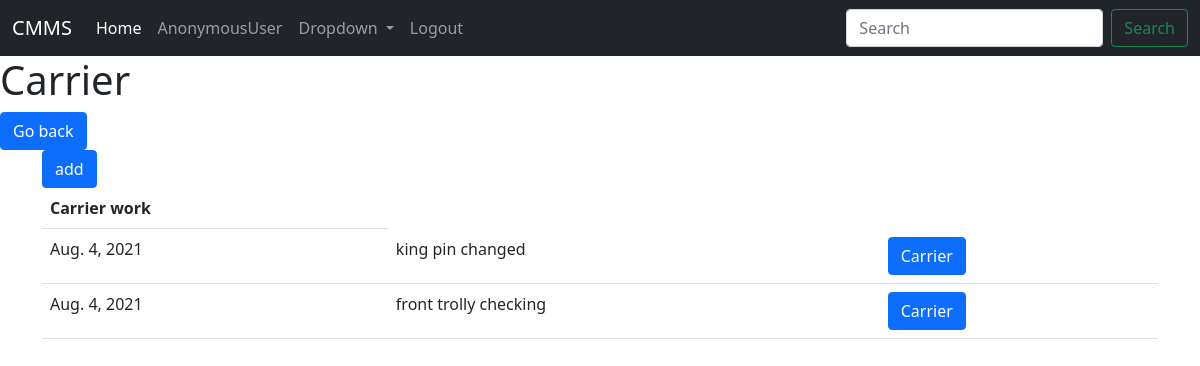
Page /history/list/2 on the committed database.
### history/models.py (models this page shows, shortened)
class Carrier(models.Model):
    carrier_num = models.ForeignKey(Carrier_number,default=1, on_delete=models.SET_DEFAULT)
    created = models.DateTimeField(auto_now_add=True)
    work_done = models.TextField(blank=True)
    changed_date = models.DateField()
    carrier_slug = models.SlugField(max_length=100, default=1 )
    front_pickup_trolly = models.DateField(null=True, blank=True)
    front_rear_trolly = models.DateField(null=True, blank=True)
    rear_pickup_trolly = models.DateField(null=True, blank=True)
    rear_nonpickup_trolly = models.DateField(null=True, blank=True)
    front_kingpin = models.DateField(null=True, blank=True)
    rear_kingpin = models.DateField(null=True, blank=True)

### history/views.py (the view, shortened to what this page needs)
# urls.py: path('list/<int:carrier_num>', CarrierView.as_view(), name='carrier'),
class CarrierView(ListView):
    model = Carrier
    template_name = 'carrier.html'
    context_object_name = 'carrier'
    def get_queryset(self):
        return Carrier.objects.filter(carrier_num=self.kwargs['carrier_num'])

### history/models.py (called while the page is built)
    def __str__(self):
        return str(self.carrier_num)

### history/templates/carrier.html (shortened to what this page needs)
{% extends "main.html"%}
{% block content%}
<h1> Carrier {{carrier_num}} </h1>
<a class = "btn btn-primary" href="{{request.META.HTTP_REFERER}}">Go back</a>
<div class="container">
<table class="table table-hover table-">
    <tr> <th scope="row">Carrier work</th>
    </tr>
    {% for carrier in object_list %}
    {% if carrier.work_done != blank %}
    <tr class="">
        <td>
            {{carrier.changed_date}}</td>
            <td>{{carrier.work_done}}</td>
            <td> <a class="btn btn-primary" href=""> Carrier </a> </td>
    </tr>{%endif%}
    {% if forloop.counter == 1  %}
    <a class="btn btn-primary" href="{% url 'addcarrier' carrier.carrier_num %}"> add </a>
    {% endif %}
    {% endfor %}
</table>
</div>
{% endblock %}

### rows in the picture
Carrier: changed_date "Aug. 4, 2021", work_done "king pin changed", shows "add"
Carrier: changed_date "Aug. 4, 2021", work_done "front trolly checking"

### other values in the picture
{{ request.user }} "AnonymousUser"
